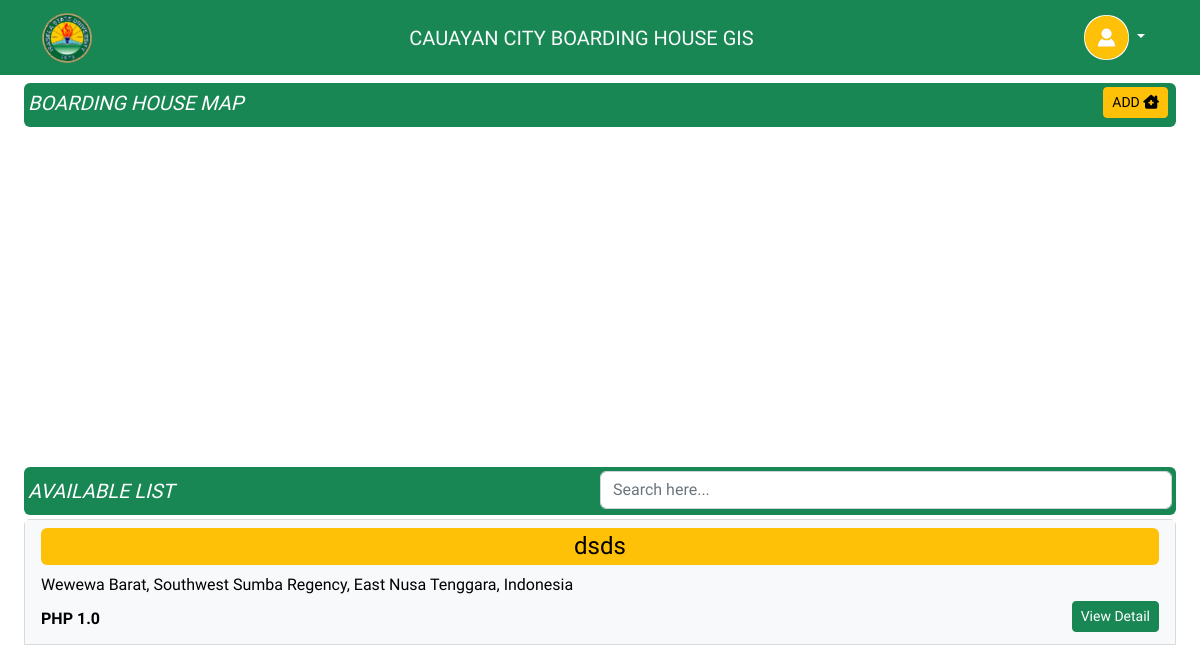
Page / (signed in) on the earlier database version.
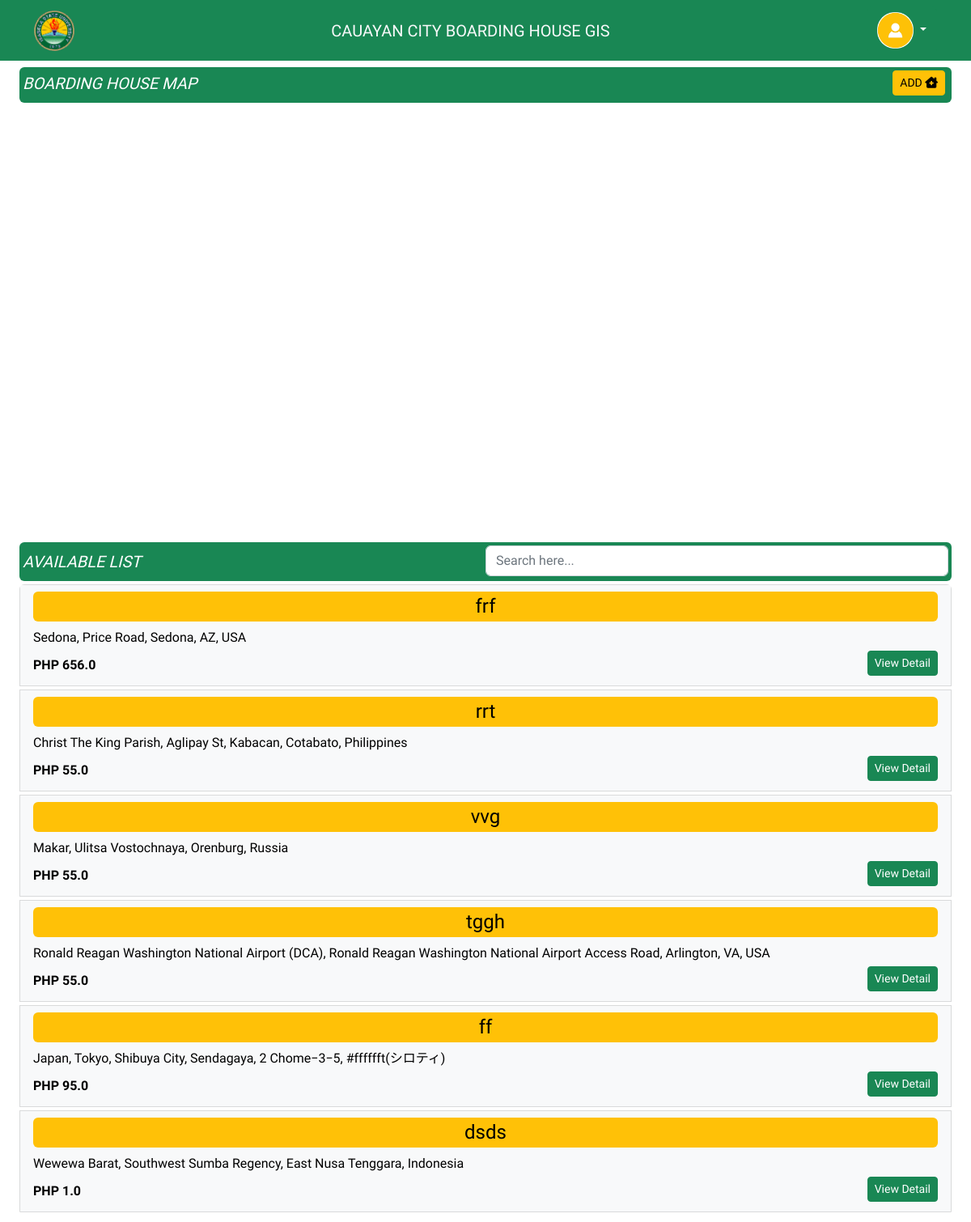
Same page on the later database version.
### My_App/models.py (models this page shows, shortened)
class BoardingHouse(models.Model):
    owner = models.ForeignKey(User, on_delete=models.CASCADE)
    name = models.CharField(max_length=200)
    description = models.TextField(max_length=200)
    price = models.FloatField()
    phone = models.IntegerField(verbose_name='Contact Number')
    location = models.CharField(max_length=200)
    latitude = models.FloatField(verbose_name="Latitude", max_length=50, null=True, blank=True)
    longitude = models.FloatField(verbose_name="Longitude", max_length=50, null=True, blank=True)
    picture1 = models.FileField(upload_to='bh-images/', blank=True, null=True)
    picture2 = models.FileField(upload_to='bh-images/', blank=True, null=True)
    picture3 = models.FileField(upload_to='bh-images/', blank=True, null=True)
    picture4 = models.FileField(upload_to='bh-images/', blank=True, null=True)
    picture5 = models.FileField(upload_to='bh-images/', blank=True, null=True)
    admin_approval = models.BooleanField(max_length=200, default=False)
    updated = models.DateTimeField(auto_now=True)
    created = models.DateTimeField(auto_now_add=True)
    class Meta:
        ordering = ['-updated', '-created']

### My_App/decorators.py (the view)
    def wrapper_func_user(request, *args, **kwargs):
        if request.user.is_superuser:
            return redirect('admin-page')
        else:
            return view_func(request, *args, **kwargs)

### My_App/views.py (called while the page is built)
@login_required(login_url='login')
@user_only
def homePage(request):
    boarding_houses = BoardingHouse.objects.all()
    context = {
        'boarding_houses': boarding_houses,
    }
    return render(request, 'home.html', context)

### My_App/templates/home.html (shortened to what this page needs)
{% extends 'base.html' %}
{% block content %}
<div class="row w-100 mx-auto">
    <div class="col-sm-12 my-2">
        <div class="py-1 text-bg-success rounded-2 p-1 mb-1">
        <text class="h5 d-inline-block fst-italic mt-1">BOARDING HOUSE MAP</text>
        <a href="{% url 'add-bh' %}" class="btn btn-sm btn-warning float-end me-1">
            ADD <i class="fa-solid fa-house-chimney-medical"></i>
        </a>
        </div>
        <div id="map" style="height: 40vh; width: 100%"></div>
    </div>
    <div class="col-sm-12 my-2">
        <div class="py-1 text-bg-success rounded-2 p-1 mb-1">
        <text class="h5 d-inline-block fst-italic mt-2">AVAILABLE LIST</text>
        <div class="w-50 float-end">
            <input
                type="search"
                class="form-control"
                id="searchInput"
                placeholder="Search here..."
            />
        </div>
        </div>
        <ul
            class="list-group w-100 overflow-auto"
            style="max-height: 85vh"
            id="searchValue"
        >
            {% for bh in boarding_houses %}
            {% if bh.admin_approval %}
            <button
                type="button"
                onclick="addMarker({lat: {{bh.latitude}}, lng: {{bh.longitude}}}, '{{bh.name}}')"
                style="all: unset"
            >
                <li class="list-group-item list-group-item-action text-bg-light mb-1">
                    <h4 class="text-center bg-warning p-1 rounded-2">
                        {{bh.name}}
                    </h4>
                    <p class="mb-1">{{bh.location}}</p>
                        <h6 class="d-inline-block fw-bold mt-2">
                            PHP {{bh.price}}
                        </h6>
                        <a href="{% url 'bh-detail' bh.id %}" class="btn btn-sm btn-success float-end">
                            View Detail
                        </a>
                </li>
            </button>
            {% endif %} {% endfor %}
        </ul>
    </div>
</div>
{% endblock %}

Differences in the rows shown:
added BoardingHouse: name "frf", location "Sedona, Price Road, Sedona, AZ, USA", price "656.0"
added BoardingHouse: name "rrt", location "Christ The King Parish, Aglipay St, Kabacan, Cotabato, Philippines", price "55.0"
added BoardingHouse: name "vvg", location "Makar, Ulitsa Vostochnaya, Orenburg, Russia", price "55.0"
added BoardingHouse: name "tggh", location "Ronald Reagan Washington National Airport (DCA), Ronald Reagan Washington National Airport Access Road, Arlington, VA, USA", price "55.0"
added BoardingHouse: name "ff", location "Japan, Tokyo, Shibuya City, Sendagaya, 2 Chome−3−5, #fffffft(シロティ)", price "95.0"
